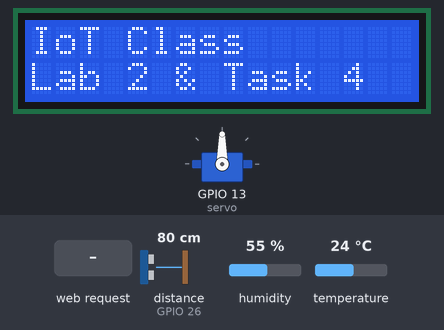
The program below on a simulated ESP32 board running MicroPython. On the bench: 16×2 character LCD, servo. The inputs (shaded band) are chosen by the test bench; at power-on: distance to the obstacle (sensor on GPIO 26) 80 cm, humidity 55 %, temperature 24 °C. The echo pulse lasts 58.3 µs per cm; WiFi joins after 1.5 s; servo angles are drawn from the pulse width (0.5 ms = 0°, 2.5 ms = 180°); what the program prints to the serial console is not drawn.

Above: at 3.2 s.
3.3 s: HTTP request GET /?distance=toggle received
At 3.7 s:
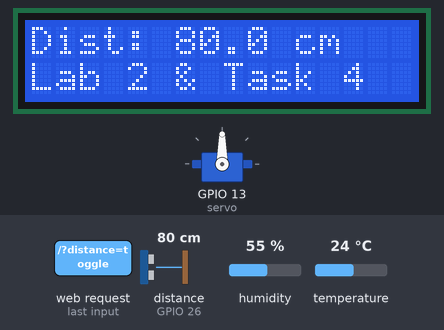
4.8 s: HTTP request GET /?message=90 received
At 5.2 s:
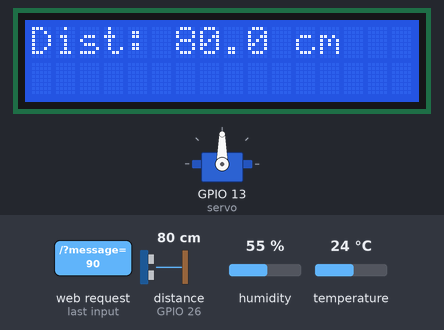
6.3 s: HTTP request GET /?temperature=toggle received
At 7.1 s:
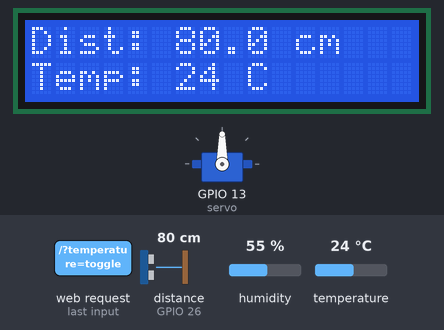
7.8 s: HTTP request GET /?distance=toggle received
At 9.0 s:
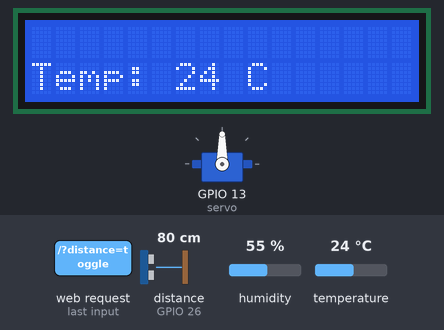
Timing chart, 0 to 10.3 s (numbered marks = the images above; inputs shaded):
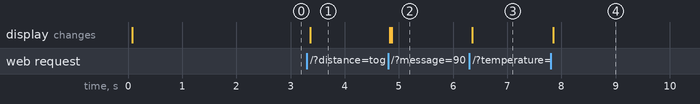

Measured:
- after the input at 3.3 s, the display: changes after 0.06 s (image 1)
- after the input at 4.8 s, the display: first changes at once (image 2 shows a later state)
- after the input at 6.3 s, the display: changes after 0.06 s (image 3)
- after the input at 7.8 s, the display: changes after 0.05 s (image 4)

The program:

main.py
```python
# ============================================================
# COMBINED MAIN.PY
# Task 1 & 2 : DHT11 + HC-SR04 sensors, LCD Show/Hide buttons
# Task 3      : Web-controlled SG90 servo (slider, 0-180 degrees)
# Task 4      : Custom text-to-LCD (textbox + scrolling messages)
# ============================================================

# ---------------- Import the library ----------------
import network
import socket
import time
import dht

from machine import Pin, time_pulse_us, SoftI2C, PWM
from machine_i2c_lcd import I2cLcd

# ---------------- WIFI Setup ----------------
ssid = "YOUR_WIFI_NAME"
password = "YOUR_WIFI_PASSWORD"

# ---------------- Sensor Pin Setup ----------------
# DHT11 data pin
dht_sensor = dht.DHT11(Pin(4))

# HC-SR04 pins
trig = Pin(27, Pin.OUT)
echo = Pin(26, Pin.IN)

# ---------------- Servo Setup ----------------
servo = PWM(Pin(13), freq=50)
servo_angle = 90  # start centred at 90 degrees

# ---------------- LCD SETUP ----------------
I2C_ADDR = 0x27

i2c = SoftI2C(
    sda=Pin(21),
    scl=Pin(22),
    freq=400000
)

lcd = I2cLcd(
    i2c,
    I2C_ADDR,
    2,
    16
)

lcd.clear()

### Display the text -> IoT Class on the first row
lcd.move_to(0, 0)
lcd.putstr("IoT Class")

### Display the text -> Lab 2 & Task 4 on the second Row
lcd.move_to(0, 1)
lcd.putstr("Lab 2 & Task 4")

# ---------------- Set the Show state to False ----------------
show_distance = False
show_temperature = False


# ============================================================
# Read distance from the ultrasonic sensor (HC-SR04)
# ============================================================
def read_distance():
    try:
        # set Trigger to off for 2us
        trig.value(0)
        time.sleep_us(1)

        # set Trigger to on for 10us
        trig.value(1)
        time.sleep_us(10)

        # set Trigger to off again
        trig.value(0)

        # Measure the ECHO pulse
        duration = time_pulse_us(echo, 1, 30000)

        # make a condition if the duration less than 0 return None
        if duration < 0:
            return None

        # Convert time to distance in centimetres with the formula d = v*t/2
        distance = (duration * 0.0343) / 2

        return distance

    except Exception as error:
        print("Ultrasonic error:", error)
        return None


# ============================================================
# Read temperature and humidity from the DHT11
# ============================================================
def read_dht11():
    try:
        dht_sensor.measure()

        temperature = dht_sensor.temperature()
        humidity = dht_sensor.humidity()

        return temperature, humidity

    except Exception as error:
        print("DHT11 error:", error)
        return None, None


# ============================================================
# TASK 3: Move the SG90 servo to the given angle (0-180)
# ============================================================
def move_servo(angle):
    # Keep the angle between 0 and 180 degrees
    if angle < 0:
        angle = 0

    if angle > 180:
        angle = 180

    # Servo PWM duty range
    duty_min = 26
    duty_max = 128

    # Convert angle 0-180 degrees to servo duty
    duty = int(
        duty_min
        + (angle / 180)
        * (duty_max - duty_min)
    )

    # Send the calculated duty to the servo
    servo.duty(duty)

    print("Servo angle:", angle)
    print("PWM duty:", duty)


# ============================================================
# Clear a single ROW on the LCD
# ============================================================
def clear_lcd_row(row):
    lcd.move_to(0, row)
    # 16 spaces clear the entire row
    lcd.putstr("                ")


# ============================================================
# Display the Distance on Row 0
# ============================================================
def display_distance(distance):
    clear_lcd_row(0)
    lcd.move_to(0, 0)
    if distance is None:
        lcd.putstr("Distance Error")
    else:
        lcd.putstr("Dist: {:.1f} cm".format(distance))


# ============================================================
# Display the Temperature on Row 1
# ============================================================
def display_temperature(temperature):
    clear_lcd_row(1)
    lcd.move_to(0, 1)
    if temperature is None:
        lcd.putstr("Temp Error")
    else:
        lcd.putstr("Temp: {} C".format(temperature))


# ============================================================
# TASK 4: Decode a URL-encoded (percent / +) string
# ============================================================
def url_decode(text):

    result = bytearray()
    index = 0

    while index < len(text):

        if text[index] == "+":
            # Convert + to a space
            result.append(32)
            index += 1

        elif text[index] == "%":
            try:
                hex_value = text[index + 1:index + 3]
                result.append(int(hex_value, 16))
                index += 3

            except Exception as error:
                # Malformed %xx sequence - keep the raw character
                result.append(ord(text[index]))
                index += 1

        else:
            result.append(ord(text[index]))
            index += 1

    return result.decode()


# ============================================================
# TASK 4: Display a custom message on the LCD (scrolls if >16 chars)
# After showing the message, redraw distance/temperature rows
# if they were being shown, so Task 1/2 state is not lost.
# ============================================================
def display_message(message):
    lcd.clear()

    if len(message) <= 16:
        lcd.putstr(message)
    else:
        lcd.scroll_text(message)

    if show_distance:
        display_distance(last_distance)
    if show_temperature:
        display_temperature(last_temperature)


# ============================================================
# Build the combined webpage (sensors + LCD controls + text box)
# ============================================================
def create_webpage(
    temperature,
    humidity,
    distance,
    show_distance,
    show_temperature,
    servo_angle
):

    if temperature is None:
        temperature_text = "Sensor error"
    else:
        temperature_text = str(temperature) + " &deg;C"

    if humidity is None:
        humidity_text = "Sensor error"
    else:
        humidity_text = str(humidity) + " %"

    if distance is None:
        distance_text = "Out of range"
    else:
        distance_text = "{:.1f} cm".format(distance)

    distance_btn_text = "Hide Distance" if show_distance else "Show Distance"
    temperature_btn_text = "Hide Temperature" if show_temperature else "Show Temperature"

    html = """<!DOCTYPE html>
<html>
<head>
    <title>ESP32 Sensor Monitoring</title>
    <meta name="viewport"
        content="width=device-width, initial-scale=1">
    <style>
        body {
            font-family: Arial, sans-serif;
            background-color: #f0f0f0;
            text-align: center;
            margin: 0;
            padding: 20px;
        }
        h1 {
            color: #333;
        }
        .container {
            max-width: 320px;
            margin: 0 auto;
        }
        .card {
            background-color: #ffffff;
            border-radius: 10px;
            box-shadow: 0 2px 6px rgba(0, 0, 0, 0.15);
            padding: 20px;
            margin-bottom: 20px;
        }
        .card h2 {
            margin-top: 0;
            font-size: 18px;
            color: #222;
        }
        .label {
            font-size: 14px;
            color: #555;
            margin-top: 10px;
        }
        .value {
            font-size: 28px;
            font-weight: bold;
            color: #1e6fd9;
            margin: 5px 0 10px 0;
        }
        input[type=text] {
            width: 100%;
            padding: 10px;
            margin: 12px 0;
            border: 1px solid #ccc;
            border-radius: 6px;
            font-size: 14px;
            box-sizing: border-box;
        }
        input[type=range] {
            width: 100%;
            margin: 15px 0;
        }
        .hint {
            font-size: 13px;
            color: #777777;
            margin-top: 10px;
        }
        .btn, button {
            display: block;
            width: 100%;
            background-color: #1e6fd9;
            color: #ffffff;
            border: none;
            padding: 12px;
            margin: 8px 0;
            border-radius: 6px;
            font-size: 14px;
            font-weight: bold;
            cursor: pointer;
            text-decoration: none;
            box-sizing: border-box;
        }
        .btn:active, button:active {
            opacity: 0.85;
        }
    </style>
</head>
<body>
    <div class="container">
        <h1>ESP32 Sensor Monitoring</h1>
        <div class="card">
            <h2>DHT11 Sensor</h2>
            <div class="label">Temperature</div>
            <div class="value">""" + temperature_text + """</div>
            <div class="label">Humidity</div>
            <div class="value">""" + humidity_text + """</div>
        </div>
        <div class="card">
            <h2>HC-SR04 Sensor</h2>
            <div class="label">Distance</div>
            <div class="value">""" + distance_text + """</div>
        </div>
        <div class="card">
            <h2>LCD Control</h2>
            <a class="btn" href="/?distance=toggle">""" + distance_btn_text + """</a>
            <a class="btn" href="/?temperature=toggle">""" + temperature_btn_text + """</a>
        </div>
        <div class="card">
            <h2>Servo Angle</h2>
            <div class="value" id="angleValue">""" + str(servo_angle) + """ degrees</div>
            <input type="range" min="0" max="180" value=\"""" + str(servo_angle) + """\"
                oninput="document.getElementById('angleValue').innerText = this.value + ' degrees'"
                onchange="location.href='/?angle=' + this.value">
            <div class="hint">Move the slider to control the servo.</div>
        </div>
        <div class="card">
            <h2>Send Text to LCD</h2>
            <form action="/" method="GET">
                <input type="text" name="message" placeholder="Enter your message">
                <button type="submit">Send</button>
            </form>
        </div>
    </div>
</body>
</html>
"""

    return html


# ============================================================
# Connect to WIFI
# ============================================================
wifi = network.WLAN(network.STA_IF)
wifi.active(True)

if not wifi.isconnected():
    print("Connecting to Wi-Fi...")
    wifi.connect(ssid, password)

    while not wifi.isconnected():
        print(".", end="")
        time.sleep(1)

ip = wifi.ifconfig()[0]

print()
print("Wi-Fi connected!")
print("ESP32 IP address:", ip)
print("Open this address in your browser:")
print("http://" + ip)

# ===========================
# START WEB SERVER
# ===========================

address = socket.getaddrinfo('0.0.0.0', 80)[0][-1]
server = socket.socket()
server.setsockopt(socket.SOL_SOCKET, socket.SO_REUSEADDR, 1)
server.bind(address)
server.listen(1)
print("Web server running on port 80")

# TASK 3: set the servo to its initial position
move_servo(servo_angle)

# Track last known sensor readings so display_message() can
# redraw the distance/temperature rows after showing a message
last_distance = None
last_temperature = None

# ============================================================
# Main Program
# ============================================================
while True:

    client = None

    try:
        client, client_address = server.accept()

        print("Browser connected:", client_address)

        # Receive and decode browser request
        request = client.recv(1024).decode()

        print("Request received")

        # Read sensors
        temperature, humidity = read_dht11()
        distance = read_distance()

        last_temperature = temperature
        last_distance = distance

        print("Temperature:", temperature)
        print("Humidity:", humidity)
        print("Distance:", distance)

        request_line = request.split("\r\n")[0]

        # TASK 2: DISTANCE BUTTON
        if "/?distance=toggle" in request_line:
            show_distance = not show_distance

            if show_distance:
                display_distance(distance)
            else:
                clear_lcd_row(0)

        # TASK 2: TEMPERATURE BUTTON
        if "/?temperature=toggle" in request_line:
            show_temperature = not show_temperature

            if show_temperature:
                display_temperature(temperature)
            else:
                clear_lcd_row(1)

        # TASK 3: SERVO SLIDER
        if "/?angle=" in request_line:
            try:
                angle_str = request_line.split("angle=")[1]
                angle_str = angle_str.split(" ")[0]
                angle_str = angle_str.split("&")[0]

                servo_angle = int(angle_str)
                move_servo(servo_angle)

            except Exception as error:
                print("Angle parse error:", error)

        # TASK 4: CUSTOM TEXT MESSAGE
        if "/?message=" in request_line:
            try:
                raw_message = request_line.split("message=")[1]
                raw_message = raw_message.split(" ")[0]

                decoded_message = url_decode(raw_message)
                print("Decoded message:", decoded_message)

                if decoded_message:
                    display_message(decoded_message)

            except Exception as error:
                print("Message decode error:", error)

        # Create webpage
        webpage = create_webpage(
            temperature,
            humidity,
            distance,
            show_distance,
            show_temperature,
            servo_angle
        )

        # Send HTTP response
        client.send("HTTP/1.1 200 OK\r\n")
        client.send("Content-Type: text/html\r\n")
        client.send("Connection: close\r\n\r\n")
        client.sendall(webpage)
        client.close()

    except Exception as error:
        print("Error:", error)
        if client:
            client.close()

    time.sleep(0.1)
```
